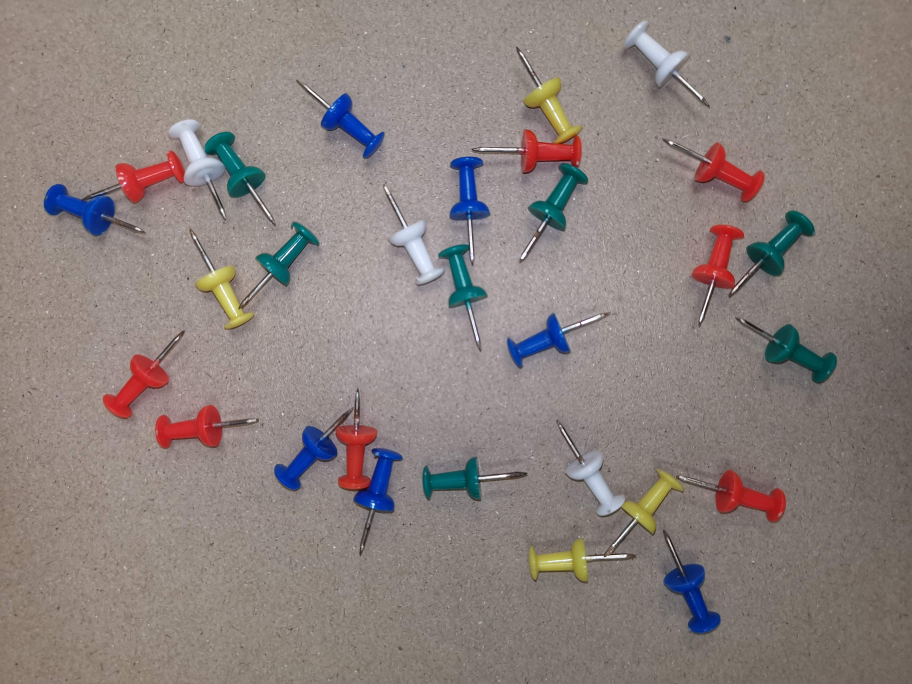
#> input picture A.jpg, 3648 x 2736 px (shown at 1/4 size)
$ python A1.py
#> lines starting #> are read from the running program, lines starting #| are printed output that depends on the picture
import cv2
import numpy as np
import matplotlib.pyplot as plt
from skimage.morphology import erosion , dilation
from skimage.measure import label,regionprops

A = plt.imread('A.jpg')#การใส่รูปเข้ามาใน โปรแกรม
#> A is the input picture: shape (2736, 3648, 3); mean R, G, B 139.8, 129.2, 125.8
B1 = A[ : , : 2800]  > 140 #การตัดรูปโดยที่ A[ :190 , : ] แปลว่า 0ถึง190 ข้างหลังคือการปรับแสง
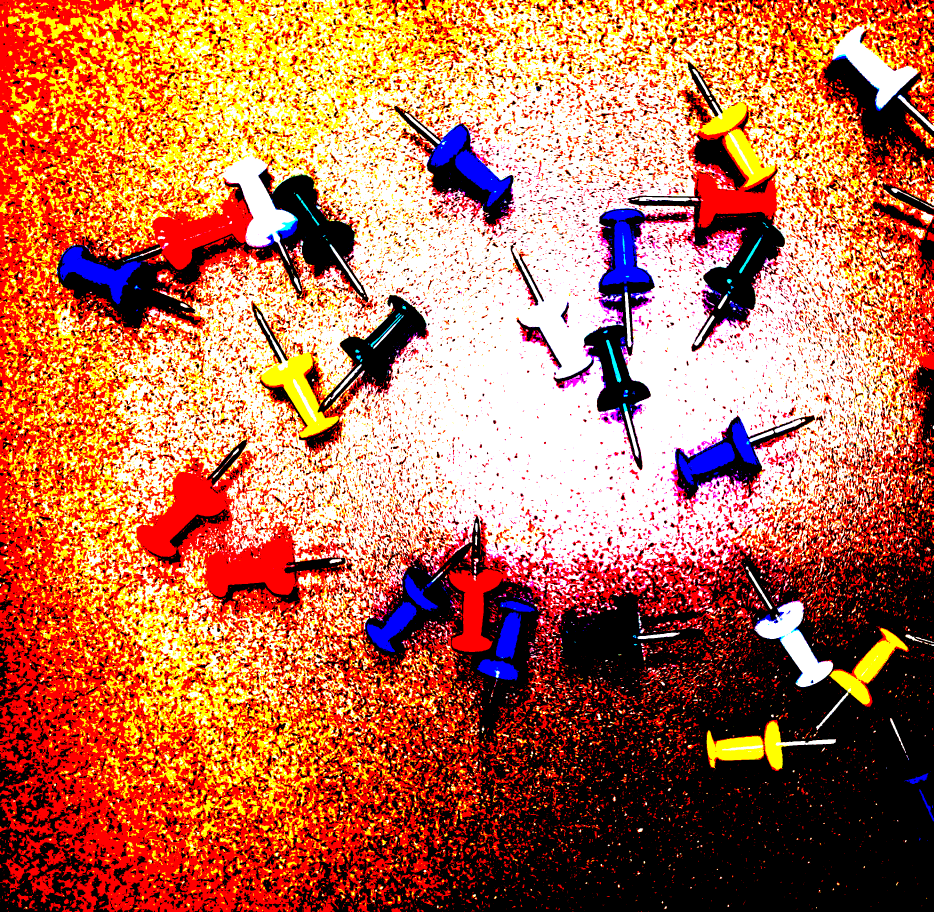
#> B1: shape (2736, 2800, 3) bool (shown at 1/3 size); mean R, G, B 0.717, 0.44, 0.317
B2 = A[: , 2800: ] > 108
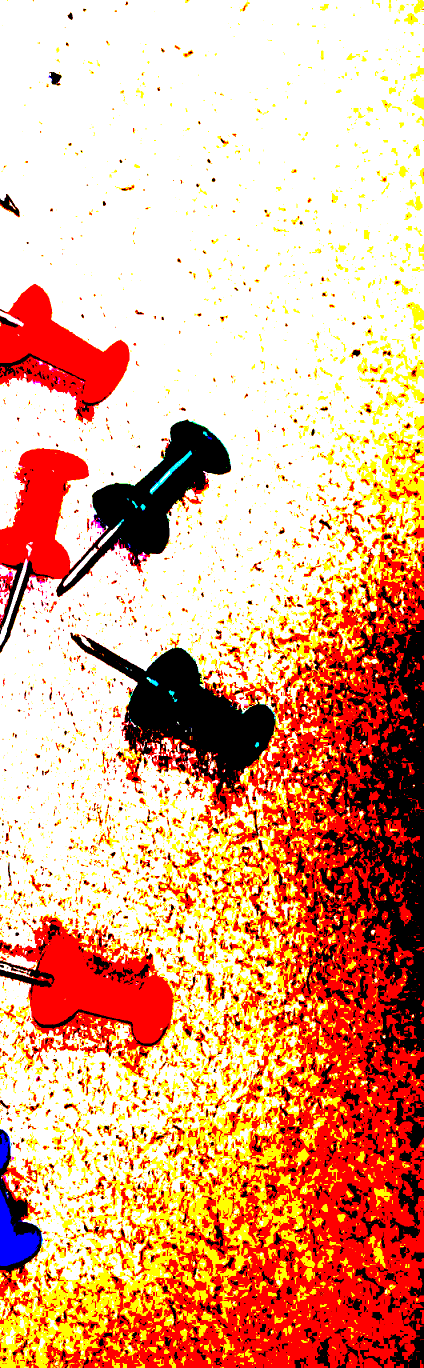
#> B2: shape (2736, 848, 3) bool (shown at 1/2 size); mean R, G, B 0.886, 0.658, 0.535
B = np.hstack((B1,B2)) #คือการรวมรูป B1 B2 ให้เป็นรูปเดียวกัน
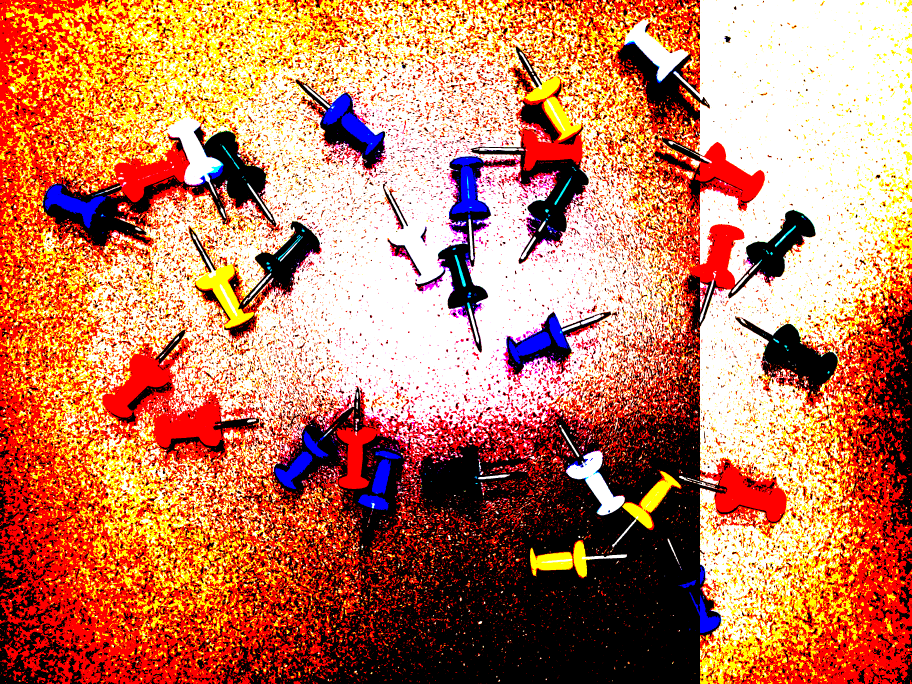
#> B: shape (2736, 3648, 3) bool (shown at 1/4 size); mean R, G, B 0.756, 0.491, 0.368
#> (the run stopped early here; a loop or call above may not have finished)
